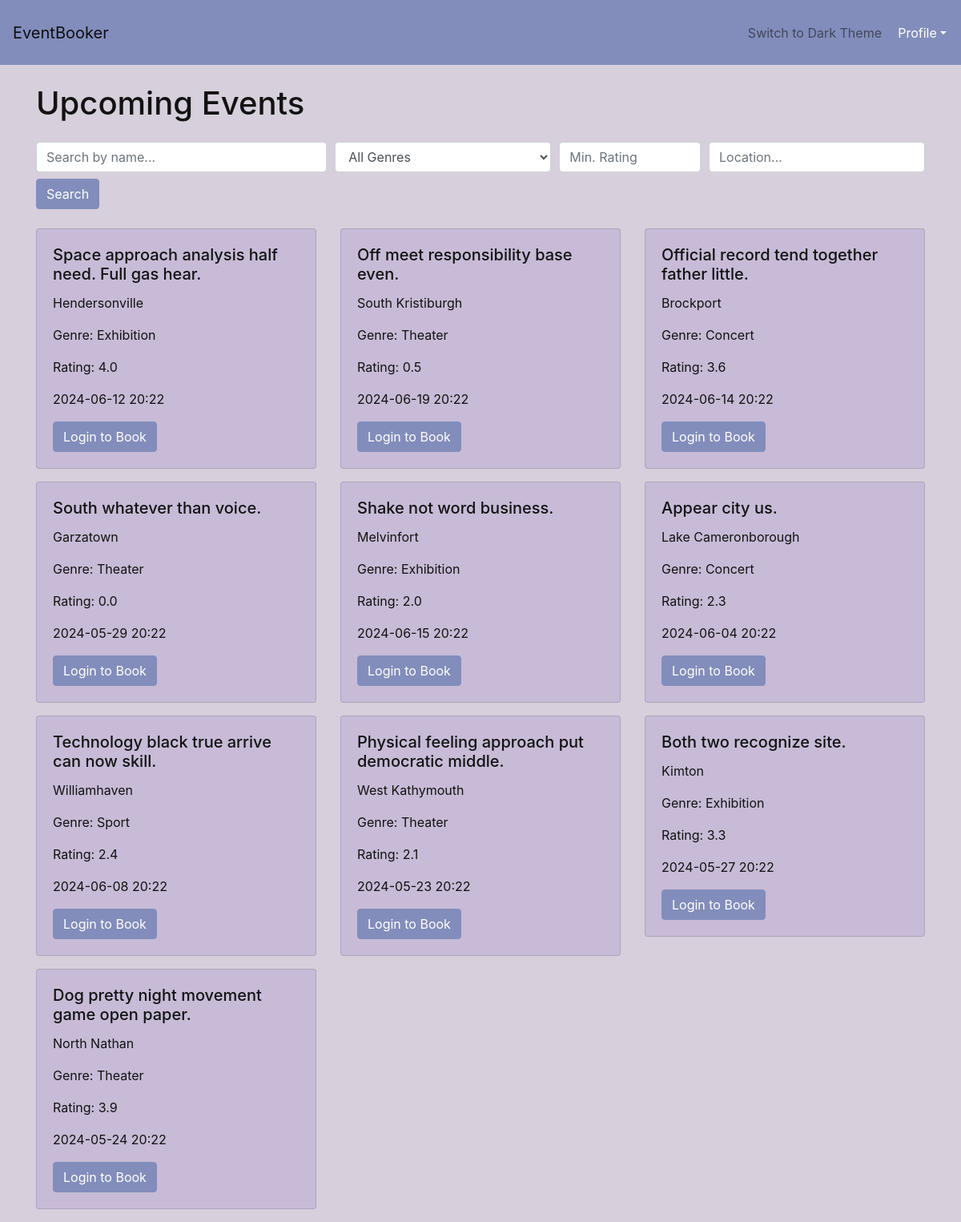
The app's page /home, older data.
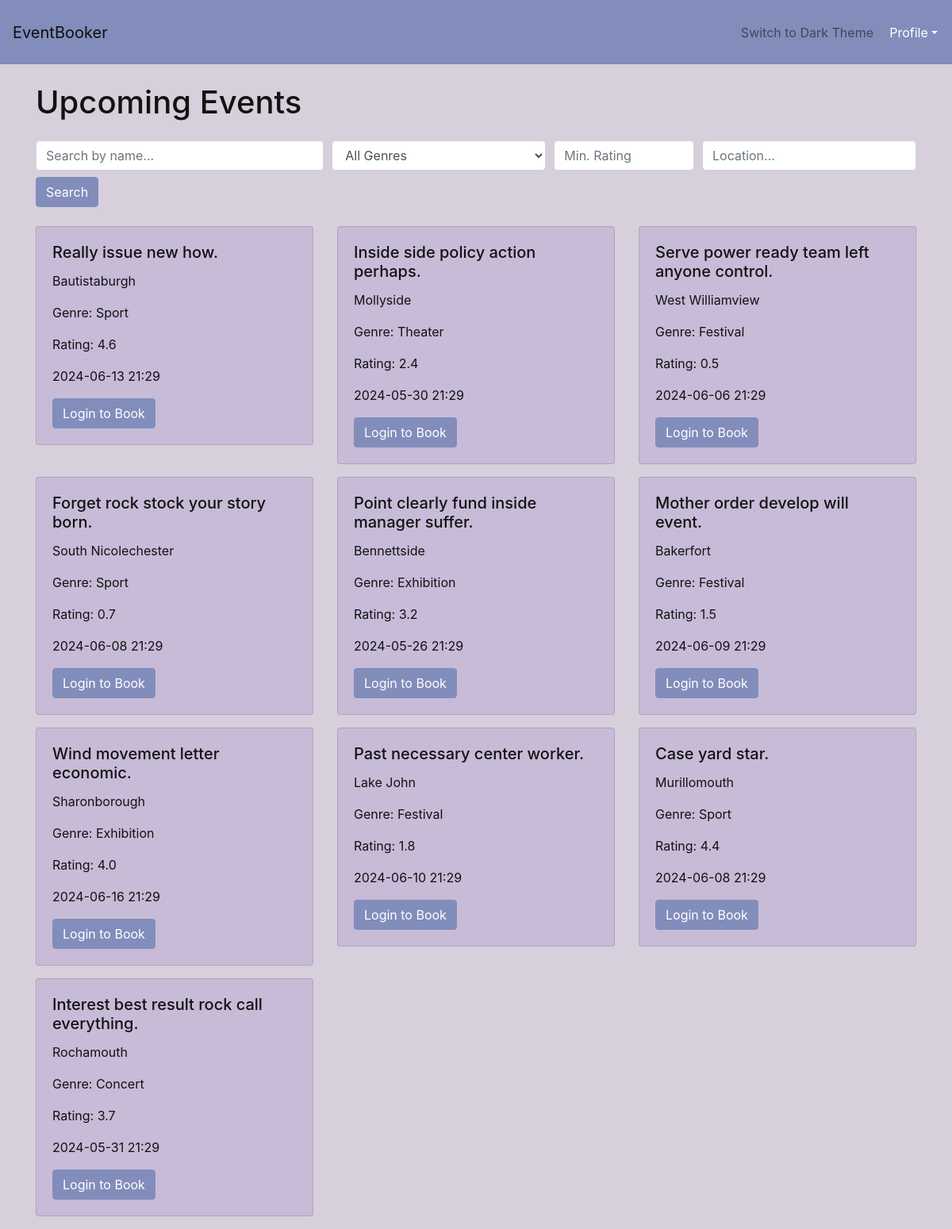
The same page, newer data.
### app/models.py (models this page shows)
class Event(db.Model):
    id = db.Column(db.Integer, primary_key=True)
    name = db.Column(db.String(100), nullable=False)
    location = db.Column(db.String(100), nullable=False)
    date = db.Column(db.DateTime, nullable=False)
    genre = db.Column(db.String(50))
    rating = db.Column(db.Float, default=0.0)
    bookings = db.relationship('Booking', backref='event', lazy=True, cascade='all, delete-orphan')

### app/routes.py (the view)
@app.route('/')
@app.route('/home')
def home() -> str:
    if current_user.is_authenticated:
        user_preferences = current_user.preferences.split(',') if current_user.preferences else []
        preferred_events = Event.query.filter(Event.genre.in_(user_preferences)).all()
        other_events = Event.query.filter(Event.genre.notin_(user_preferences)).all()
        events = preferred_events + other_events
    else:
        events = Event.query.all()
    current_theme = request.cookies.get('theme', 'light')  # Получаем текущую тему из куки
    return render_template('home.html', events=events, current_theme=current_theme)  # Передаем текущую тему в контекст шаблона

### app/templates/home.html (shortened to what this page needs)
{% extends 'base.html' %}
{% block content %}
<div class="container mt-4">
    <h1 class="mb-4">Upcoming Events</h1>
        <form method="GET" action="{{ url_for('search') }}" class="mb-4">
            <div class="form-row">
                <div class="col-md-4">
                    <input type="text" class="form-control" name="query" placeholder="Search by name..." value="{{ query }}">
                </div>
                <div class="col-md-3">
                    <select class="form-control" name="genre">
                        <option value="">All Genres</option>
                    </select>
                </div>
                <div class="col-md-2">
                    <input type="number" class="form-control" name="min_rating" min="0" max="5" step="0.1" placeholder="Min. Rating" value="{{ min_rating }}">
                </div>
                <div class="col-md-3">
                    <input type="text" class="form-control" name="location" placeholder="Location..." value="{{ location }}">
                </div>
            </div>
            <button type="submit" class="btn btn-primary mt-2">Search</button>
        </form>
    <div class="row">
        {% for event in events %}
        <div class="col-md-4 mb-3">
            <div class="card {% if current_theme == 'light' %}light-theme{% else %}dark-theme{% endif %}">
                <div class="card-body">
                    <h5 class="card-title">{{ event.name }}</h5>
                    <p class="card-text">{{ event.location }}</p>
                    <p class="card-text">Genre: {{ event.genre }}</p>
                    <p class="card-text">Rating: {{ event.rating }}</p>
                    <p class="card-text">{{ event.date.strftime('%Y-%m-%d %H:%M') }}</p>
                    {% if current_user.is_authenticated %}
                        {% set booking = current_user.bookings|selectattr('event_id', '==', event.id)|first %}
                        {% if booking %}
                            {% if not booking.is_paid %}
                                <a href="{{ url_for('payment', booking_id=booking.id) }}" class="btn btn-success">Pay</a>
                            {% endif %}
                        {% else %}
                            <a href="{{ url_for('book', event_id=event.id) }}" class="btn btn-primary">Book Now</a>
                        {% endif %}
                    {% else %}
                        <a href="{{ url_for('login') }}" class="btn btn-primary">Login to Book</a>
                    {% endif %}
                </div>
            </div>
        </div>
        {% endfor %}
    </div>
</div>
{% endblock %}

Row changes from the older to the newer data that the page shows:
removed Event: name "Space approach analysis half need. Full gas hear.", location "Hendersonville", genre "Exhibition", rating "4.0", date "2024-06-12 20:22"
removed Event: name "Official record tend together father little.", location "Brockport", genre "Concert", rating "3.6", date "2024-06-14 20:22"
removed Event: name "South whatever than voice.", location "Garzatown", genre "Theater", rating "0.0", date "2024-05-29 20:22"
removed Event: name "Appear city us.", location "Lake Cameronborough", genre "Concert", rating "2.3", date "2024-06-04 20:22"
removed Event: name "Technology black true arrive can now skill.", location "Williamhaven", genre "Sport", rating "2.4", date "2024-06-08 20:22"
removed Event: name "Physical feeling approach put democratic middle.", location "West Kathymouth", genre "Theater", rating "2.1", date "2024-05-23 20:22"
removed Event: name "Both two recognize site.", location "Kimton", genre "Exhibition", rating "3.3", date "2024-05-27 20:22"
removed Event: name "Dog pretty night movement game open paper.", location "North Nathan", genre "Theater", rating "3.9", date "2024-05-24 20:22"
added Event: name "Really issue new how.", location "Bautistaburgh", genre "Sport", rating "4.6", date "2024-06-13 21:29"
changed Event "Theater": name "Off meet responsibility base even." → "Inside side policy action perhaps."; location "South Kristiburgh" → "Mollyside"; rating "0.5" → "2.4"; date "2024-06-19 20:22" → "2024-05-30 21:29"
added Event: name "Serve power ready team left anyone control.", location "West Williamview", genre "Festival", rating "0.5", date "2024-06-06 21:29"
added Event: name "Forget rock stock your story born.", location "South Nicolechester", genre "Sport", rating "0.7", date "2024-06-08 21:29"
changed Event: name "Shake not word business." → "Point clearly fund inside manager suffer."; location "Melvinfort" → "Bennettside"; rating "2.0" → "3.2"; date "2024-06-15 20:22" → "2024-05-26 21:29"
added Event: name "Mother order develop will event.", location "Bakerfort", genre "Festival", rating "1.5", date "2024-06-09 21:29"
added Event: name "Wind movement letter economic.", location "Sharonborough", genre "Exhibition", rating "4.0", date "2024-06-16 21:29"
added Event: name "Past necessary center worker.", location "Lake John", genre "Festival", rating "1.8", date "2024-06-10 21:29"
added Event: name "Case yard star.", location "Murillomouth", genre "Sport", rating "4.4", date "2024-06-08 21:29"
added Event: name "Interest best result rock call everything.", location "Rochamouth", genre "Concert", rating "3.7", date "2024-05-31 21:29"
